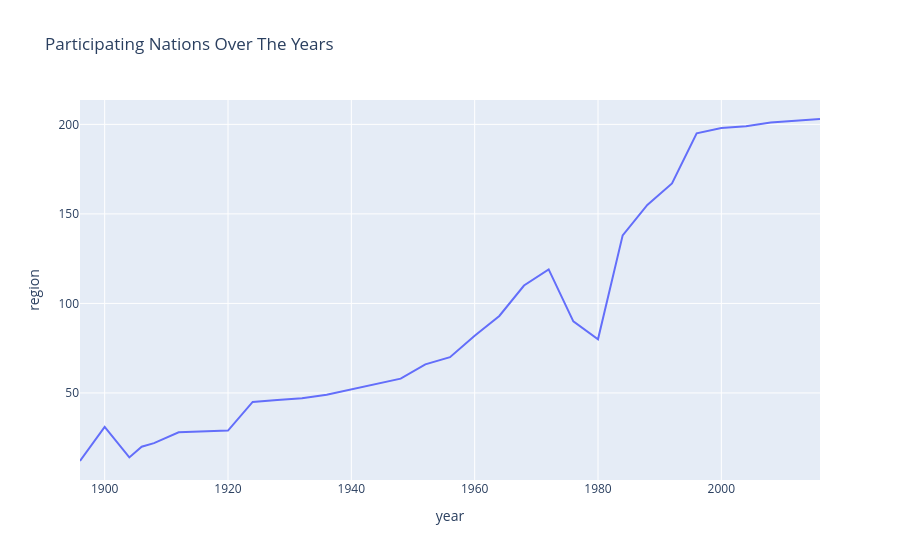

Source (notebook cell):
### Code cell
fig = px.line(nations_over_time, x='year', y='region',
             title='Participating Nations Over The Years')
fig.show()

### Figure 1 — Plotly figure (JSON) as saved in the notebook; plotly's stock layout.template omitted (floating-point values rounded to 4 significant figures)
{"data": [{"hovertemplate": "year=%{x}<br>region=%{y}<extra></extra>", "legendgroup": "", "line": {"color": "#636efa", "dash": "solid"}, "marker": {"symbol": "circle"}, "mode": "lines", "name": "", "orientation": "v", "showlegend": false, "type": "scatter", "x": [1896, 1900, 1904, 1906, 1908, 1912, 1920, 1924, 1928, 1932, 1936, 1948, 1952, 1956, 1960, 1964, 1968, 1972, 1976, 1980, 1984, 1988, 1992, 1996, 2000, 2004, 2008, 2012, 2016], "xaxis": "x", "y": [12, 31, 14, 20, 22, 28, 29, 45, 46, 47, 49, 58, 66, 70, 82, 93, 110, 119, 90, 80, 138, 155, 167, 195, 198, 199, 201, 202, 203], "yaxis": "y"}], "layout": {"legend": {"tracegroupgap": 0}, "title": {"text": "Participating Nations Over The Years"}, "xaxis": {"anchor": "y", "domain": [0, 1], "title": {"text": "year"}}, "yaxis": {"anchor": "x", "domain": [0, 1], "title": {"text": "region"}}}}
